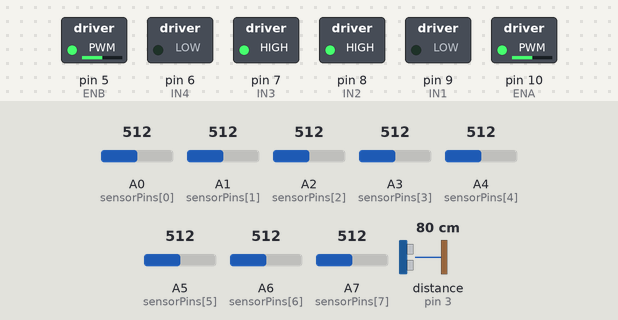
A sketch run on a simulated Arduino Nano, built with avr-gcc and run on an emulated ATmega328P. Parts: switched loads named in the sketch (green lamp = pin HIGH). Wiring (inferred from the names in the program): ultrasonic range finder: trigger pin 4; echo pin 3. The inputs (shaded band) are chosen by the test bench; at power-on: distance to the obstacle (sensor on pin 3) 80 cm, A0 (sensorPins[0]) = 512, A1 (sensorPins[1]) = 512, A2 (sensorPins[2]) = 512, A4 (sensorPins[4]) = 512, A3 (sensorPins[3]) = 512, A5 (sensorPins[5]) = 512, A6 (sensorPins[6]) = 512, A7 (sensorPins[7]) = 512. The echo pulse lasts 58.3 µs per cm; pins used as bus, display or sensor lines are not drawn.

Above: at 1.2 s.
1.3 s: distance to the obstacle (sensor on pin 3) set to 2 cm
At 2.3 s:
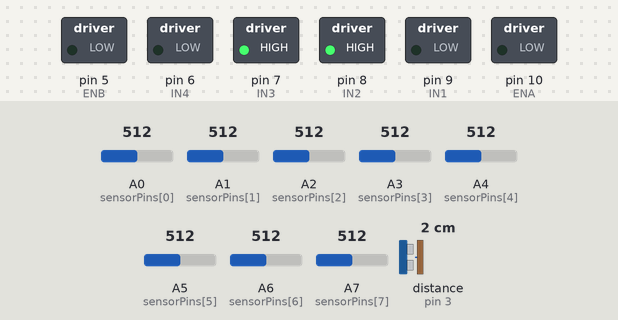
2.8 s: distance to the obstacle (sensor on pin 3) set to 60 cm
At 3.4 s:
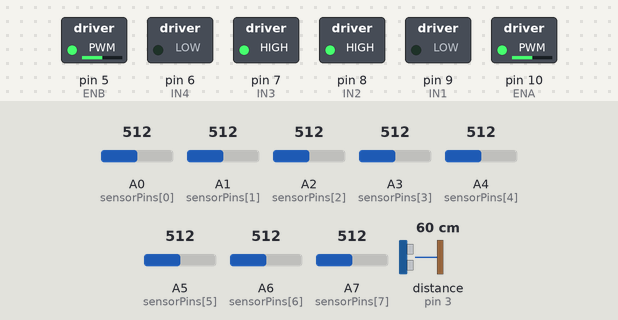
4.3 s: A0 (sensorPins[0]) set to 716
At 5.4 s:
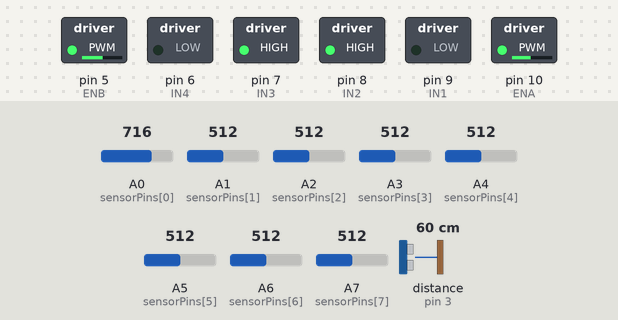
5.8 s: A1 (sensorPins[1]) set to 190
At 6.5 s:
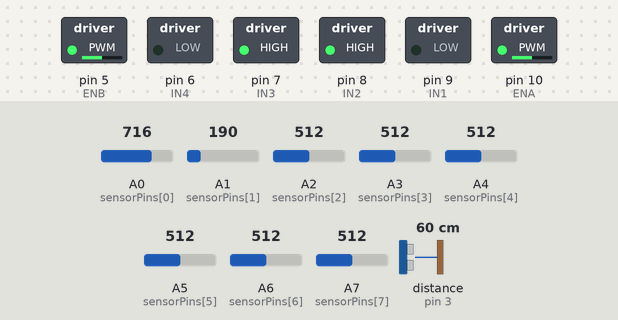
7.3 s: A2 (sensorPins[2]) set to 716
At 7.6 s:
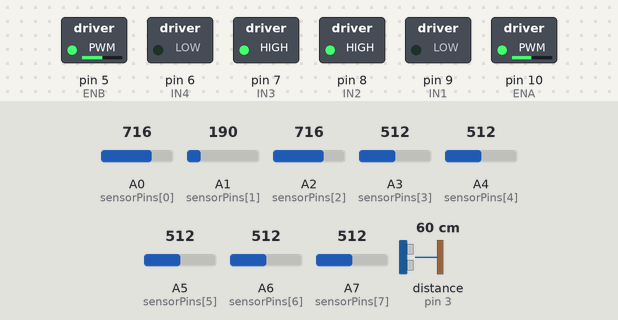
8.8 s: A4 (sensorPins[4]) set to 716
At 10.0 s:
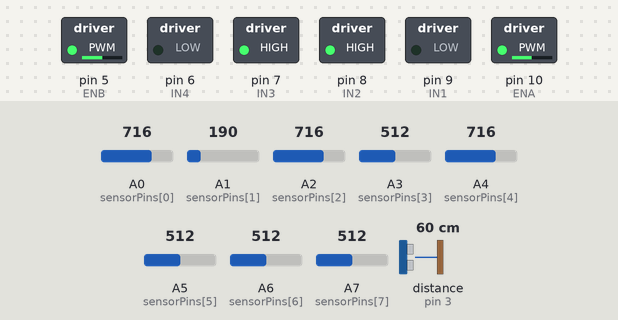
Timing chart, 0 to 11.3 s (numbered marks = the images above; inputs shaded):
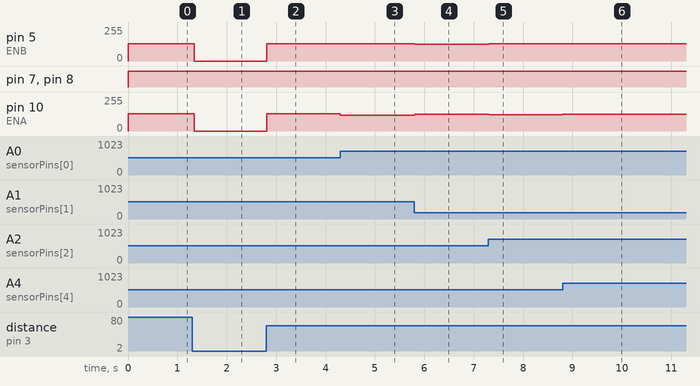

Measured:
- after the input at 1.3 s, pin 5 (ENB), pin 10 (ENA): 128/255 → 0/255 at once
- after the input at 2.8 s, pin 5 (ENB), pin 10 (ENA): 0/255 → 128/255 at once
- after the input at 4.3 s, pin 5 (ENB): 128/255 → 130/255 at once; pin 10 (ENA): 128/255 → 117/255 at once
- after the input at 5.8 s, pin 5 (ENB): 130/255 → 126/255 at once; pin 10 (ENA): 117/255 → 127/255 at once
- after the input at 7.3 s, pin 5 (ENB): 126/255 → 128/255 at once; pin 10 (ENA): 127/255 → 123/255 at once
- after the input at 8.8 s, pin 10 (ENA): 123/255 → 125/255 at once

The sketch:

ALFR_code.ino
```cpp
// --- PIN DEFINITIONS ---
#define ENA 10
#define IN1 9
#define IN2 8
#define ENB 5
#define IN3 7
#define IN4 6

// Ultrasonic Pins
#define TRIG_PIN 4
#define ECHO_PIN 3  // must be interrupt pin INT1

// Sensor pins
int sensorPins[8] = {A0, A1, A2, A3, A4, A5, A6, A7};
int sensorValues[8];

// PID variables
float Kp = 40.0, Ki = 0.01, Kd = 6.0;
float P, I, D, PIDvalue, previousError = 0;
float baseSpeed = 128;

// last turn
int lastTurn = 0;

// ultrasonic vars
volatile unsigned long echoStart = 0;
volatile unsigned long echoEnd   = 0;
volatile bool echoHigh = false;
volatile float distanceCM = 999;
volatile bool emergencyStop = false;

unsigned long lastTrig = 0;

// ===== MOTOR =====
void setMotor(int L, int R) {
    if (emergencyStop) {
        analogWrite(ENA, 0);
        analogWrite(ENB, 0);
        return;
    }

    // left
    if (L >= 0) { digitalWrite(IN1, LOW);  digitalWrite(IN2, HIGH); }
    else        { digitalWrite(IN1, HIGH); digitalWrite(IN2, LOW);  L = -L; }

    // right
    if (R >= 0) { digitalWrite(IN3, HIGH); digitalWrite(IN4, LOW); }
    else        { digitalWrite(IN3, LOW);  digitalWrite(IN4, HIGH); R = -R; }

    analogWrite(ENA, constrain(L, 0, 255));
    analogWrite(ENB, constrain(R, 0, 255));
}

// ===== SENSOR READ =====
float readPosition() {
    long num = 0, den = 0;
    int active = 0;

    for (int i = 0; i < 8; i++) {
        int v = analogRead(sensorPins[i]);
        sensorValues[i] = v;
        if (v < 100) v = 0;
        if (v > 200) active++;

        num += (long)v * i;
        den += v;
    }

    if (active == 0 || den == 0) return -1;
    return (float)num / den;
}

// ===== ULTRASONIC ISR =====
void echoISR() {
    // check rising or falling edge via PIND
    if (PIND & (1 << PIND3)) {
        // rising
        echoStart = micros();
    } else {
        // falling
        echoEnd = micros();
        unsigned long duration = echoEnd - echoStart;

        // convert to cm
        float d = duration * 0.0343 / 2.0;
        distanceCM = d;

        // emergency stop logic
        if (d > 1 && d < 20) emergencyStop = true;
        else if (d >= 20)    emergencyStop = false;
    }
}

void setup() {
    Serial.begin(9600);

    for (int i = 0; i < 8; i++) pinMode(sensorPins[i], INPUT);

    pinMode(ENA, OUTPUT); pinMode(ENB, OUTPUT);
    pinMode(IN1, OUTPUT); pinMode(IN2, OUTPUT);
    pinMode(IN3, OUTPUT); pinMode(IN4, OUTPUT);

    pinMode(TRIG_PIN, OUTPUT);
    digitalWrite(TRIG_PIN, LOW);

    pinMode(ECHO_PIN, INPUT);

    // Disable analog comparator (VERY IMPORTANT!!)
    ACSR = (1 << ACD);

    // Attach interrupt
    attachInterrupt(digitalPinToInterrupt(ECHO_PIN), echoISR, CHANGE);
}

void loop() {

    // send TRIG pulse every 60ms
    if (millis() - lastTrig > 60) {
        lastTrig = millis();
        digitalWrite(TRIG_PIN, LOW);
        delayMicroseconds(2);
        digitalWrite(TRIG_PIN, HIGH);
        delayMicroseconds(10);
        digitalWrite(TRIG_PIN, LOW);
    }

    // if stopped by sonar
    if (emergencyStop) {
        setMotor(0, 0);
        return;
    }

    // ===== LINE FOLLOWING =====
    float pos = readPosition();
    if (pos == -1) {
        if (lastTurn == -1) setMotor(-120, 120);
        else if (lastTurn == 1) setMotor(120, -120);
        else setMotor(0, 0);
        return;
    }

    float error = 3.5 - pos;
    P = error;
    D = error - previousError;
    PIDvalue = Kp * P + Kd * D;
    previousError = error;

    float absErr = abs(error);
    int dynBase = baseSpeed - (absErr * 20);
    if (dynBase < 60) dynBase = 60;

    int L = dynBase - PIDvalue;
    int R = dynBase + PIDvalue;

    L = constrain(L, -255, 255);
    R = constrain(R, -255, 255);

    setMotor(L, R);

    if (error > 0) lastTurn = -1;
    else if (error < 0) lastTurn = 1;
}
```
